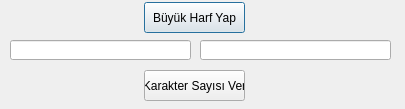
<?xml version="1.0" encoding="UTF-8"?>
<ui version="4.0">
 <class>Dialog</class>
 <widget class="QDialog" name="Dialog">
  <property name="geometry">
   <rect>
    <x>0</x>
    <y>0</y>
    <width>405</width>
    <height>109</height>
   </rect>
  </property>
  <property name="windowTitle">
   <string>Quiz</string>
  </property>
  <widget class="QPushButton" name="ak_buyuk_harf">
   <property name="geometry">
    <rect>
     <x>144</x>
     <y>2</y>
     <width>101</width>
     <height>31</height>
    </rect>
   </property>
   <property name="text">
    <string>Büyük Harf Yap</string>
   </property>
  </widget>
  <widget class="QPushButton" name="ak_karakter_say">
   <property name="geometry">
    <rect>
     <x>144</x>
     <y>70</y>
     <width>101</width>
     <height>31</height>
    </rect>
   </property>
   <property name="text">
    <string>Karakter Sayısı Ver</string>
   </property>
  </widget>
  <widget class="QLineEdit" name="ak_giris">
   <property name="geometry">
    <rect>
     <x>10</x>
     <y>40</y>
     <width>181</width>
     <height>20</height>
    </rect>
   </property>
  </widget>
  <widget class="QLineEdit" name="ak_cikis">
   <property name="geometry">
    <rect>
     <x>200</x>
     <y>40</y>
     <width>191</width>
     <height>20</height>
    </rect>
   </property>
  </widget>
 </widget>
 <resources/>
 <connections/>
</ui>
